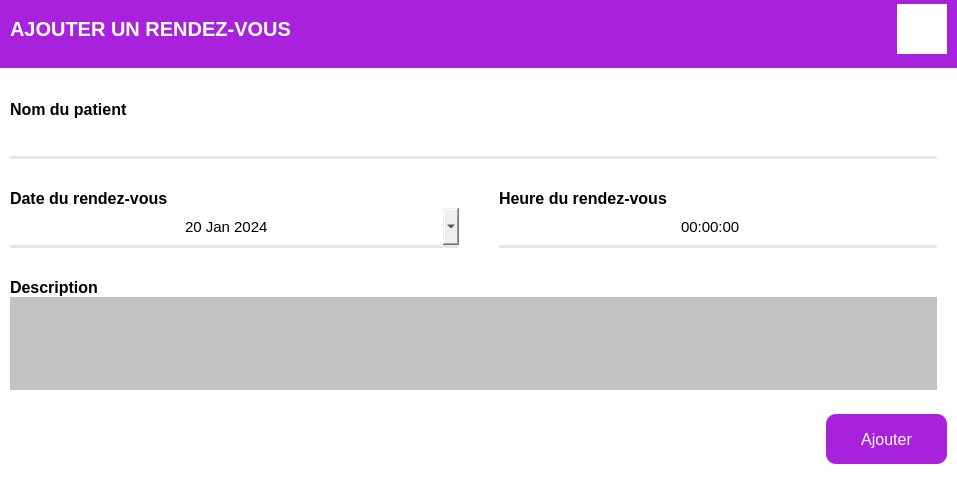
<?xml version="1.0" encoding="UTF-8"?>
<ui version="4.0">
 <class>AjouterRDV</class>
 <widget class="QDialog" name="AjouterRDV">
  <property name="geometry">
   <rect>
    <x>0</x>
    <y>0</y>
    <width>957</width>
    <height>499</height>
   </rect>
  </property>
  <property name="windowTitle">
   <string>Dialog</string>
  </property>
  <layout class="QHBoxLayout" name="horizontalLayout">
   <property name="spacing">
    <number>0</number>
   </property>
   <property name="leftMargin">
    <number>0</number>
   </property>
   <property name="topMargin">
    <number>0</number>
   </property>
   <property name="rightMargin">
    <number>0</number>
   </property>
   <property name="bottomMargin">
    <number>0</number>
   </property>
   <item>
    <widget class="QFrame" name="carre">
     <property name="styleSheet">
      <string notr="true">#carre{
	background-color: rgb(255, 255, 255);
}</string>
     </property>
     <property name="frameShape">
      <enum>QFrame::NoFrame</enum>
     </property>
     <property name="frameShadow">
      <enum>QFrame::Raised</enum>
     </property>
     <layout class="QVBoxLayout" name="verticalLayout_5">
      <property name="spacing">
       <number>0</number>
      </property>
      <property name="leftMargin">
       <number>0</number>
      </property>
      <property name="topMargin">
       <number>0</number>
      </property>
      <property name="rightMargin">
       <number>0</number>
      </property>
      <property name="bottomMargin">
       <number>10</number>
      </property>
      <item>
       <widget class="QFrame" name="autre">
        <property name="maximumSize">
         <size>
          <width>16777215</width>
          <height>70</height>
         </size>
        </property>
        <property name="styleSheet">
         <string notr="true">#autre{
border-bottom: 2px solid rgb(255, 255, 255);
	background-color: rgb(168, 33, 221);
}</string>
        </property>
        <property name="frameShape">
         <enum>QFrame::NoFrame</enum>
        </property>
        <property name="frameShadow">
         <enum>QFrame::Raised</enum>
        </property>
        <layout class="QHBoxLayout" name="horizontalLayout_2">
         <property name="spacing">
          <number>0</number>
         </property>
         <property name="leftMargin">
          <number>10</number>
         </property>
         <property name="topMargin">
          <number>0</number>
         </property>
         <property name="rightMargin">
          <number>10</number>
         </property>
         <property name="bottomMargin">
          <number>12</number>
         </property>
         <item>
          <widget class="QLabel" name="label_3">
           <property name="font">
            <font>
             <pointsize>15</pointsize>
             <weight>75</weight>
             <bold>true</bold>
            </font>
           </property>
           <property name="styleSheet">
            <string notr="true">color: rgb(255, 255, 255);</string>
           </property>
           <property name="text">
            <string>AJOUTER UN RENDEZ-VOUS</string>
           </property>
          </widget>
         </item>
         <item>
          <widget class="QPushButton" name="femer">
           <property name="maximumSize">
            <size>
             <width>50</width>
             <height>50</height>
            </size>
           </property>
           <property name="cursor">
            <cursorShape>PointingHandCursor</cursorShape>
           </property>
           <property name="styleSheet">
            <string notr="true">QPushButton{
background-color: rgb(255, 255, 255);
border: none;
}

QPushButton:hover{
background-color: rgb(247, 47, 47);
}</string>
           </property>
           <property name="text">
            <string/>
           </property>
           <property name="icon">
            <iconset resource="icon.qrc">
             <normaloff>:/ICON/close-line.svg</normaloff>:/ICON/close-line.svg</iconset>
           </property>
           <property name="iconSize">
            <size>
             <width>36</width>
             <height>36</height>
            </size>
           </property>
          </widget>
         </item>
        </layout>
       </widget>
      </item>
      <item>
       <widget class="QFrame" name="frame_6">
        <property name="maximumSize">
         <size>
          <width>16777215</width>
          <height>320</height>
         </size>
        </property>
        <property name="styleSheet">
         <string notr="true">#frame_6{
background-color: rgb(255, 255, 255);
}

QLineEdit{
border: none;
border-bottom: 3px solid rgb(230, 230, 230);
background-color: transparent;
}</string>
        </property>
        <property name="frameShape">
         <enum>QFrame::NoFrame</enum>
        </property>
        <property name="frameShadow">
         <enum>QFrame::Raised</enum>
        </property>
        <layout class="QVBoxLayout" name="verticalLayout">
         <property name="spacing">
          <number>0</number>
         </property>
         <property name="leftMargin">
          <number>10</number>
         </property>
         <property name="topMargin">
          <number>0</number>
         </property>
         <property name="rightMargin">
          <number>10</number>
         </property>
         <property name="bottomMargin">
          <number>0</number>
         </property>
         <item>
          <widget class="QFrame" name="frame">
           <property name="frameShape">
            <enum>QFrame::NoFrame</enum>
           </property>
           <property name="frameShadow">
            <enum>QFrame::Raised</enum>
           </property>
           <layout class="QHBoxLayout" name="horizontalLayout_6">
            <property name="spacing">
             <number>0</number>
            </property>
            <property name="leftMargin">
             <number>0</number>
            </property>
            <property name="topMargin">
             <number>0</number>
            </property>
            <property name="rightMargin">
             <number>0</number>
            </property>
            <property name="bottomMargin">
             <number>0</number>
            </property>
            <item>
             <widget class="QFrame" name="frame_4">
              <property name="maximumSize">
               <size>
                <width>16777215</width>
                <height>16777215</height>
               </size>
              </property>
              <property name="frameShape">
               <enum>QFrame::NoFrame</enum>
              </property>
              <property name="frameShadow">
               <enum>QFrame::Raised</enum>
              </property>
              <layout class="QVBoxLayout" name="verticalLayout_2">
               <property name="spacing">
                <number>0</number>
               </property>
               <property name="leftMargin">
                <number>0</number>
               </property>
               <property name="topMargin">
                <number>0</number>
               </property>
               <property name="rightMargin">
                <number>10</number>
               </property>
               <property name="bottomMargin">
                <number>0</number>
               </property>
               <item>
                <widget class="QFrame" name="frame_7">
                 <property name="frameShape">
                  <enum>QFrame::NoFrame</enum>
                 </property>
                 <property name="frameShadow">
                  <enum>QFrame::Raised</enum>
                 </property>
                 <layout class="QHBoxLayout" name="horizontalLayout_3">
                  <property name="spacing">
                   <number>0</number>
                  </property>
                  <property name="leftMargin">
                   <number>0</number>
                  </property>
                  <property name="topMargin">
                   <number>30</number>
                  </property>
                  <property name="rightMargin">
                   <number>0</number>
                  </property>
                  <property name="bottomMargin">
                   <number>0</number>
                  </property>
                  <item>
                   <widget class="QLabel" name="label">
                    <property name="font">
                     <font>
                      <pointsize>12</pointsize>
                      <weight>75</weight>
                      <bold>true</bold>
                     </font>
                    </property>
                    <property name="text">
                     <string>Nom du patient</string>
                    </property>
                   </widget>
                  </item>
                 </layout>
                </widget>
               </item>
               <item>
                <widget class="QFrame" name="frame_5">
                 <property name="frameShape">
                  <enum>QFrame::NoFrame</enum>
                 </property>
                 <property name="frameShadow">
                  <enum>QFrame::Raised</enum>
                 </property>
                 <layout class="QVBoxLayout" name="verticalLayout_3">
                  <property name="spacing">
                   <number>0</number>
                  </property>
                  <property name="leftMargin">
                   <number>0</number>
                  </property>
                  <property name="topMargin">
                   <number>0</number>
                  </property>
                  <property name="rightMargin">
                   <number>0</number>
                  </property>
                  <property name="bottomMargin">
                   <number>0</number>
                  </property>
                  <item>
                   <widget class="QLineEdit" name="L_nomP">
                    <property name="minimumSize">
                     <size>
                      <width>0</width>
                      <height>40</height>
                     </size>
                    </property>
                    <property name="font">
                     <font>
                      <pointsize>11</pointsize>
                     </font>
                    </property>
                    <property name="inputMethodHints">
                     <set>Qt::ImhNone</set>
                    </property>
                    <property name="cursorPosition">
                     <number>0</number>
                    </property>
                   </widget>
                  </item>
                 </layout>
                </widget>
               </item>
              </layout>
             </widget>
            </item>
           </layout>
          </widget>
         </item>
         <item>
          <widget class="QFrame" name="frame_2">
           <property name="frameShape">
            <enum>QFrame::NoFrame</enum>
           </property>
           <property name="frameShadow">
            <enum>QFrame::Raised</enum>
           </property>
           <layout class="QHBoxLayout" name="horizontalLayout_8">
            <property name="spacing">
             <number>0</number>
            </property>
            <property name="leftMargin">
             <number>0</number>
            </property>
            <property name="topMargin">
             <number>0</number>
            </property>
            <property name="rightMargin">
             <number>0</number>
            </property>
            <property name="bottomMargin">
             <number>0</number>
            </property>
            <item>
             <widget class="QFrame" name="frame_26">
              <property name="minimumSize">
               <size>
                <width>469</width>
                <height>0</height>
               </size>
              </property>
              <property name="maximumSize">
               <size>
                <width>469</width>
                <height>16777215</height>
               </size>
              </property>
              <property name="frameShape">
               <enum>QFrame::NoFrame</enum>
              </property>
              <property name="frameShadow">
               <enum>QFrame::Raised</enum>
              </property>
              <layout class="QVBoxLayout" name="verticalLayout_19">
               <property name="spacing">
                <number>0</number>
               </property>
               <property name="leftMargin">
                <number>0</number>
               </property>
               <property name="topMargin">
                <number>0</number>
               </property>
               <property name="rightMargin">
                <number>20</number>
               </property>
               <property name="bottomMargin">
                <number>0</number>
               </property>
               <item>
                <widget class="QFrame" name="frame_28">
                 <property name="frameShape">
                  <enum>QFrame::NoFrame</enum>
                 </property>
                 <property name="frameShadow">
                  <enum>QFrame::Raised</enum>
                 </property>
                 <layout class="QVBoxLayout" name="verticalLayout_20">
                  <property name="spacing">
                   <number>0</number>
                  </property>
                  <property name="leftMargin">
                   <number>0</number>
                  </property>
                  <property name="topMargin">
                   <number>0</number>
                  </property>
                  <property name="rightMargin">
                   <number>0</number>
                  </property>
                  <property name="bottomMargin">
                   <number>0</number>
                  </property>
                  <item>
                   <widget class="QFrame" name="frame_24">
                    <property name="frameShape">
                     <enum>QFrame::NoFrame</enum>
                    </property>
                    <property name="frameShadow">
                     <enum>QFrame::Raised</enum>
                    </property>
                    <layout class="QHBoxLayout" name="horizontalLayout_11">
                     <property name="spacing">
                      <number>0</number>
                     </property>
                     <property name="leftMargin">
                      <number>0</number>
                     </property>
                     <property name="topMargin">
                      <number>30</number>
                     </property>
                     <property name="rightMargin">
                      <number>0</number>
                     </property>
                     <property name="bottomMargin">
                      <number>0</number>
                     </property>
                     <item>
                      <widget class="QLabel" name="label_9">
                       <property name="font">
                        <font>
                         <pointsize>12</pointsize>
                         <weight>75</weight>
                         <bold>true</bold>
                        </font>
                       </property>
                       <property name="text">
                        <string>Date du rendez-vous</string>
                       </property>
                      </widget>
                     </item>
                    </layout>
                   </widget>
                  </item>
                 </layout>
                </widget>
               </item>
               <item>
                <widget class="QDateEdit" name="D_RDV">
                 <property name="minimumSize">
                  <size>
                   <width>0</width>
                   <height>40</height>
                  </size>
                 </property>
                 <property name="font">
                  <font>
                   <pointsize>11</pointsize>
                  </font>
                 </property>
                 <property name="styleSheet">
                  <string notr="true">border: none;
border-bottom: 3px solid rgb(230, 230, 230);</string>
                 </property>
                 <property name="wrapping">
                  <bool>false</bool>
                 </property>
                 <property name="alignment">
                  <set>Qt::AlignCenter</set>
                 </property>
                 <property name="buttonSymbols">
                  <enum>QAbstractSpinBox::UpDownArrows</enum>
                 </property>
                 <property name="correctionMode">
                  <enum>QAbstractSpinBox::CorrectToPreviousValue</enum>
                 </property>
                 <property name="currentSection">
                  <enum>QDateTimeEdit::MonthSection</enum>
                 </property>
                 <property name="calendarPopup">
                  <bool>true</bool>
                 </property>
                 <property name="currentSectionIndex">
                  <number>1</number>
                 </property>
                 <property name="timeSpec">
                  <enum>Qt::LocalTime</enum>
                 </property>
                 <property name="date">
                  <date>
                   <year>2024</year>
                   <month>1</month>
                   <day>20</day>
                  </date>
                 </property>
                </widget>
               </item>
              </layout>
             </widget>
            </item>
            <item>
             <widget class="QFrame" name="frame_14">
              <property name="maximumSize">
               <size>
                <width>16777215</width>
                <height>16777215</height>
               </size>
              </property>
              <property name="frameShape">
               <enum>QFrame::NoFrame</enum>
              </property>
              <property name="frameShadow">
               <enum>QFrame::Raised</enum>
              </property>
              <layout class="QVBoxLayout" name="verticalLayout_15">
               <property name="spacing">
                <number>0</number>
               </property>
               <property name="leftMargin">
                <number>20</number>
               </property>
               <property name="topMargin">
                <number>0</number>
               </property>
               <property name="rightMargin">
                <number>0</number>
               </property>
               <property name="bottomMargin">
                <number>0</number>
               </property>
               <item>
                <widget class="QFrame" name="frame_17">
                 <property name="frameShape">
                  <enum>QFrame::NoFrame</enum>
                 </property>
                 <property name="frameShadow">
                  <enum>QFrame::Raised</enum>
                 </property>
                 <layout class="QHBoxLayout" name="horizontalLayout_10">
                  <property name="spacing">
                   <number>0</number>
                  </property>
                  <property name="leftMargin">
                   <number>0</number>
                  </property>
                  <property name="topMargin">
                   <number>30</number>
                  </property>
                  <property name="rightMargin">
                   <number>0</number>
                  </property>
                  <property name="bottomMargin">
                   <number>0</number>
                  </property>
                  <item>
                   <widget class="QLabel" name="label_8">
                    <property name="font">
                     <font>
                      <pointsize>12</pointsize>
                      <weight>75</weight>
                      <bold>true</bold>
                     </font>
                    </property>
                    <property name="text">
                     <string>Heure du rendez-vous</string>
                    </property>
                   </widget>
                  </item>
                 </layout>
                </widget>
               </item>
               <item>
                <widget class="QFrame" name="frame_20">
                 <property name="frameShape">
                  <enum>QFrame::NoFrame</enum>
                 </property>
                 <property name="frameShadow">
                  <enum>QFrame::Raised</enum>
                 </property>
                 <layout class="QVBoxLayout" name="verticalLayout_16">
                  <property name="spacing">
                   <number>0</number>
                  </property>
                  <property name="leftMargin">
                   <number>0</number>
                  </property>
                  <property name="topMargin">
                   <number>0</number>
                  </property>
                  <property name="rightMargin">
                   <number>10</number>
                  </property>
                  <property name="bottomMargin">
                   <number>0</number>
                  </property>
                  <item>
                   <widget class="QTimeEdit" name="H_RDV">
                    <property name="minimumSize">
                     <size>
                      <width>0</width>
                      <height>40</height>
                     </size>
                    </property>
                    <property name="font">
                     <font>
                      <pointsize>11</pointsize>
                      <weight>50</weight>
                      <bold>false</bold>
                     </font>
                    </property>
                    <property name="styleSheet">
                     <string notr="true">border: none;
font: 11pt &quot;MS Shell Dlg 2&quot;;
background-color: transparent;
border-bottom: 3px solid rgb(230, 230, 230);</string>
                    </property>
                    <property name="alignment">
                     <set>Qt::AlignCenter</set>
                    </property>
                   </widget>
                  </item>
                 </layout>
                </widget>
               </item>
              </layout>
             </widget>
            </item>
           </layout>
          </widget>
         </item>
         <item>
          <widget class="QFrame" name="frame_3">
           <property name="minimumSize">
            <size>
             <width>0</width>
             <height>0</height>
            </size>
           </property>
           <property name="frameShape">
            <enum>QFrame::NoFrame</enum>
           </property>
           <property name="frameShadow">
            <enum>QFrame::Raised</enum>
           </property>
           <layout class="QHBoxLayout" name="horizontalLayout_7">
            <property name="spacing">
             <number>0</number>
            </property>
            <property name="leftMargin">
             <number>0</number>
            </property>
            <property name="topMargin">
             <number>0</number>
            </property>
            <property name="rightMargin">
             <number>0</number>
            </property>
            <property name="bottomMargin">
             <number>0</number>
            </property>
            <item>
             <widget class="QFrame" name="frame_11">
              <property name="frameShape">
               <enum>QFrame::NoFrame</enum>
              </property>
              <property name="frameShadow">
               <enum>QFrame::Raised</enum>
              </property>
              <layout class="QVBoxLayout" name="verticalLayout_7">
               <property name="spacing">
                <number>0</number>
               </property>
               <property name="leftMargin">
                <number>0</number>
               </property>
               <property name="topMargin">
                <number>0</number>
               </property>
               <property name="rightMargin">
                <number>10</number>
               </property>
               <property name="bottomMargin">
                <number>0</number>
               </property>
               <item>
                <widget class="QFrame" name="frame_12">
                 <property name="frameShape">
                  <enum>QFrame::NoFrame</enum>
                 </property>
                 <property name="frameShadow">
                  <enum>QFrame::Raised</enum>
                 </property>
                 <layout class="QHBoxLayout" name="horizontalLayout_5">
                  <property name="spacing">
                   <number>0</number>
                  </property>
                  <property name="leftMargin">
                   <number>0</number>
                  </property>
                  <property name="topMargin">
                   <number>30</number>
                  </property>
                  <property name="rightMargin">
                   <number>0</number>
                  </property>
                  <property name="bottomMargin">
                   <number>0</number>
                  </property>
                  <item>
                   <widget class="QLabel" name="label_4">
                    <property name="font">
                     <font>
                      <pointsize>12</pointsize>
                      <weight>75</weight>
                      <bold>true</bold>
                     </font>
                    </property>
                    <property name="text">
                     <string>Description</string>
                    </property>
                   </widget>
                  </item>
                 </layout>
                </widget>
               </item>
               <item>
                <widget class="QFrame" name="frame_13">
                 <property name="minimumSize">
                  <size>
                   <width>0</width>
                   <height>70</height>
                  </size>
                 </property>
                 <property name="frameShape">
                  <enum>QFrame::NoFrame</enum>
                 </property>
                 <property name="frameShadow">
                  <enum>QFrame::Raised</enum>
                 </property>
                 <layout class="QVBoxLayout" name="verticalLayout_8">
                  <property name="spacing">
                   <number>0</number>
                  </property>
                  <property name="leftMargin">
                   <number>0</number>
                  </property>
                  <property name="topMargin">
                   <number>0</number>
                  </property>
                  <property name="rightMargin">
                   <number>0</number>
                  </property>
                  <property name="bottomMargin">
                   <number>0</number>
                  </property>
                  <item>
                   <widget class="QPlainTextEdit" name="T_descriptionRDV">
                    <property name="minimumSize">
                     <size>
                      <width>0</width>
                      <height>70</height>
                     </size>
                    </property>
                    <property name="font">
                     <font>
                      <pointsize>10</pointsize>
                     </font>
                    </property>
                    <property name="styleSheet">
                     <string notr="true">border: none;
background-color: rgb(195, 195, 195);</string>
                    </property>
                   </widget>
                  </item>
                 </layout>
                </widget>
               </item>
              </layout>
             </widget>
            </item>
           </layout>
          </widget>
         </item>
        </layout>
       </widget>
      </item>
      <item>
       <widget class="QFrame" name="frame_15">
        <property name="frameShape">
         <enum>QFrame::NoFrame</enum>
        </property>
        <property name="frameShadow">
         <enum>QFrame::Raised</enum>
        </property>
        <layout class="QHBoxLayout" name="horizontalLayout_13">
         <property name="spacing">
          <number>0</number>
         </property>
         <property name="leftMargin">
          <number>0</number>
         </property>
         <property name="topMargin">
          <number>0</number>
         </property>
         <property name="rightMargin">
          <number>0</number>
         </property>
         <property name="bottomMargin">
          <number>0</number>
         </property>
         <item>
          <spacer name="horizontalSpacer">
           <property name="orientation">
            <enum>Qt::Horizontal</enum>
           </property>
           <property name="sizeHint" stdset="0">
            <size>
             <width>823</width>
             <height>20</height>
            </size>
           </property>
          </spacer>
         </item>
         <item>
          <widget class="QFrame" name="frame_16">
           <property name="cursor">
            <cursorShape>ArrowCursor</cursorShape>
           </property>
           <property name="frameShape">
            <enum>QFrame::NoFrame</enum>
           </property>
           <property name="frameShadow">
            <enum>QFrame::Raised</enum>
           </property>
           <layout class="QHBoxLayout" name="horizontalLayout_9">
            <property name="spacing">
             <number>0</number>
            </property>
            <property name="leftMargin">
             <number>0</number>
            </property>
            <property name="topMargin">
             <number>0</number>
            </property>
            <property name="rightMargin">
             <number>10</number>
            </property>
            <property name="bottomMargin">
             <number>0</number>
            </property>
            <item>
             <widget class="QPushButton" name="btnAjoutRDV">
              <property name="minimumSize">
               <size>
                <width>121</width>
                <height>50</height>
               </size>
              </property>
              <property name="font">
               <font>
                <pointsize>12</pointsize>
               </font>
              </property>
              <property name="styleSheet">
               <string notr="true">background-color: rgb(168, 33, 221);
color: rgb(255, 255, 255);
border: none;
border-radius: 10px;</string>
              </property>
              <property name="text">
               <string>Ajouter</string>
              </property>
              <property name="icon">
               <iconset resource="icon.qrc">
                <normaloff>:/ICON/plus.svg</normaloff>:/ICON/plus.svg</iconset>
              </property>
              <property name="iconSize">
               <size>
                <width>24</width>
                <height>24</height>
               </size>
              </property>
             </widget>
            </item>
           </layout>
          </widget>
         </item>
        </layout>
       </widget>
      </item>
     </layout>
    </widget>
   </item>
  </layout>
 </widget>
 <resources>
  <include location="icon.qrc"/>
 </resources>
 <connections/>
</ui>
